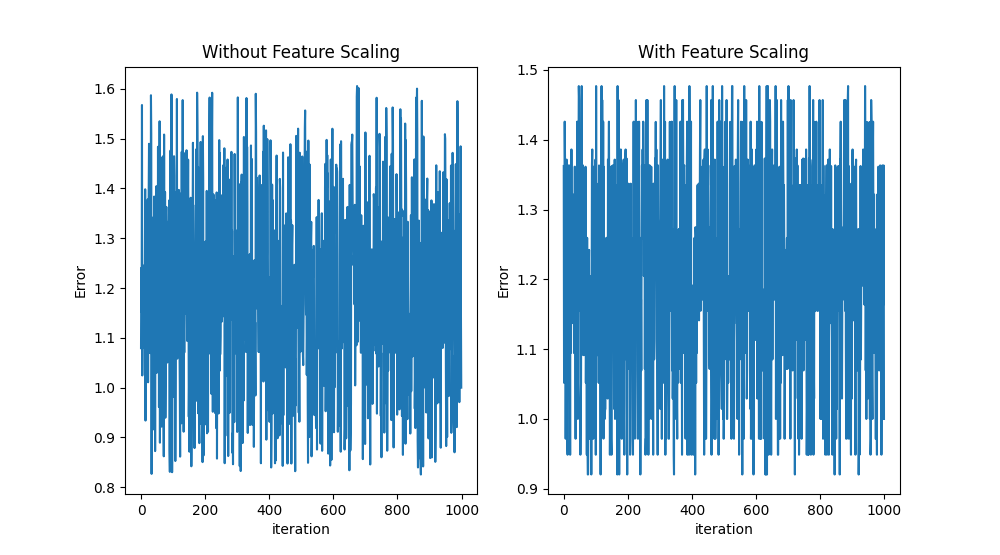

The script that drew this image:
import random as rd
import numpy
import matplotlib.pyplot as plt
import pandas
from math import sqrt

def expected_value(features_matrix, final_mat):
	exp_value = numpy.dot(features_matrix, final_mat)
	exp_value = 1/(1 + numpy.exp(-exp_value))
	return exp_value

def feature_derivative(errors, feature):
	derivative = numpy.sum(errors*feature)
	return derivative


def miniBGDA(features_matrix, output, alpha, epsilon, max_iter, initial_weights, size, reg):
	converge = False
	weights = initial_weights
	m = features_matrix.shape[0]
	itr = 0

	J = (abs(expected_value(features_matrix, weights) - output)).sum()
	arr = []
	half = int(size/2)
	while not converge:
		k = rd.randint(half, (m-half))
		prediction = expected_value(features_matrix[(k-half):(k+half)], weights)
		errors = prediction - output[(k-half):(k+half)]

		grad = numpy.zeros(len(weights))

		for i in range(len(weights)):
			derivative = feature_derivative(errors, features_matrix[(k-half):(k+half), i])
			grad[i] = (1.0/m)*derivative

		temp = numpy.zeros(len(weights))

		for i in range(len(weights)):
			temp[i] = (1 - (alpha*reg)/m)*weights[i] - alpha*grad[i]

		for i in range(len(weights)):
			weights[i] = temp[i]

		e = (abs(expected_value(features_matrix[(k-half):(k+half)], weights) - output[k])).sum()
		arr.append(e)
		if abs(J-e) <= epsilon:
			print("Converged, iteration :", itr)
			converge = True

		J = e
		itr += 1
		#print(J)

		if itr == max_iter:
			print("Max limit exceeded !")
			converge = True
	vec = numpy.array(arr)
	return(weights, vec)

def get_np_data(data_frame, features, output):
	data_frame['constant'] = 1 #adding a constant column
	features = ['constant'] + features #adding constant feature
	#selecting the columns related to features
	df_features = data_frame[features]
	#converting it to numpy matrix
	features_matrix = df_features.to_numpy()
	#now the output
	out = data_frame[output]
	out_arr = out.to_numpy()
	return (features_matrix, out_arr)


def scaling(features_matrix):
	m = features_matrix.shape[0]
	for i in range(len(features_matrix[0])) :
		if i == 0:
			continue
		feature = features_matrix[:, i]
		avg = feature.mean()
		vari = sqrt((1/m)*((feature - avg)**2).sum())
		features_matrix[:, i] = (feature - avg)/vari

	return features_matrix


df = pandas.read_csv("Academic_data.csv")
df['average_of2'] = (df['score1'] + df['score2'])/2
df['geometric_mean'] = (df['score1']*df['score2'])**(1/2)
df['avg_lg'] = (df[['score1', 'score2']].min(axis=1) + df['geometric_mean'])/2
df['avg_ah'] = (df[['score1', 'score2']].max(axis=1) + df['average_of2'])/2

train, test = df[:round(len(df)*0.7)], df[round(len(df)*0.7):]
figure, axis = plt.subplots(1, 2)

#modeling data
features_matrix, output = get_np_data(train, ['score1', 'avg_lg', 'geometric_mean', 'average_of2', 'avg_ah', 'score2'], 'label')
test_features, test_output = get_np_data(test, ['score1', 'avg_lg', 'geometric_mean', 'average_of2', 'avg_ah', 'score2'], 'label')

alpha = 1e-3
epsilon = 4e-12
max_iter = 2e6
size = 20 #mini batch
reg = 0.01
# predictor
print("Mini Batch GDA ! Hence results may vary")
print("Adding regularization term of 0.01")
initial_weights = numpy.zeros(len(features_matrix[0]))
weights, vec = miniBGDA(features_matrix, output, alpha, epsilon, max_iter, initial_weights, size, reg)
print("weights :", weights)

#prediction on testing data

exp_output = expected_value(test_features, weights)
err = abs(exp_output - test_output)
correct = len(err[err <= 0.5])
acc = correct*100/len(err)
print("Test accuracy :", round(acc, 2),"%")

axis[0].plot(range(1000), (vec[len(vec)-1000:]/vec[len(vec)-1]), '-')
axis[0].set_title("Without Feature Scaling")
axis[0].set_xlabel('iteration')
axis[0].set_ylabel('Error')

#after scaling
print("----------------------------------------------------------------------------")
print("After scaling")
features_matrix_sc = features_matrix
features_matrix_sc = scaling(features_matrix_sc)
initial_weights_sc = numpy.ones(len(features_matrix_sc[0]))
weights_sc, vec_sc = miniBGDA(features_matrix_sc, output, alpha, epsilon, max_iter, initial_weights_sc, size, reg)
print("weights :", weights_sc)

test_features_sc = test_features
test_features_sc = scaling(test_features_sc)

exp_output_sc = expected_value(test_features_sc, weights_sc)
err_sc = abs(exp_output_sc - test_output)
correct_sc = len(err_sc[err_sc <= 0.5])
acc_sc = correct_sc*100/len(err_sc)
print("Test accuracy :", round(acc_sc, 2),"%")

axis[1].plot(range(1000), (vec_sc[len(vec_sc)-1000:]/vec_sc[len(vec_sc)-1]), '-')
axis[1].set_title("With Feature Scaling")
axis[1].set_xlabel('iteration')
axis[1].set_ylabel('Error')

#plotting
figure.set_size_inches(10, 6)
plt.show()
